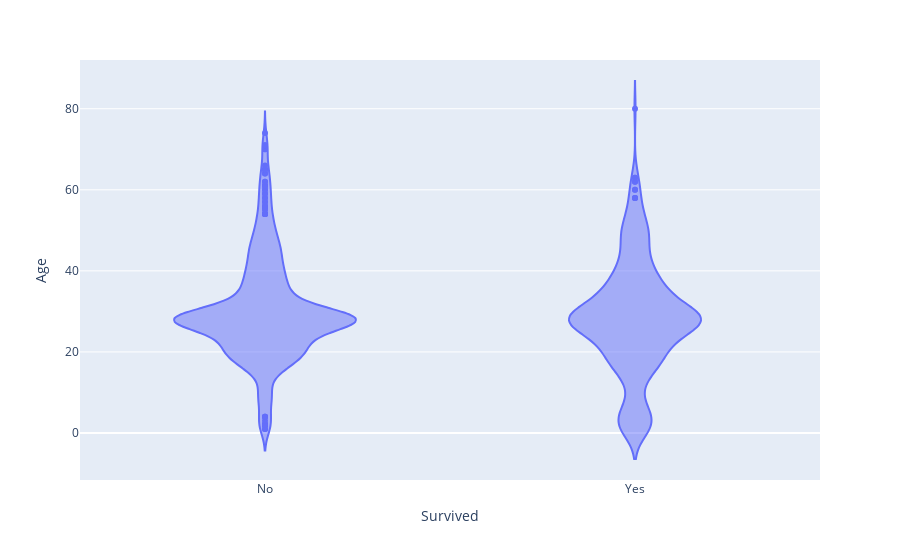

Notebook code cell kept with this figure:
### Code cell
fig = px.violin(df, y="Age", x="Survived")
fig.show()

### Figure 1 — Plotly figure (JSON) as saved in the notebook; plotly's stock layout.template omitted (floating-point values rounded to 4 significant figures; data arrays with more than 128 entries replaced by an {"elided": "..."} marker saying what was removed)
{"data": [{"alignmentgroup": "True", "box": {"visible": false}, "hovertemplate": "Survived=%{x}<br>Age=%{y}<extra></extra>", "legendgroup": "", "marker": {"color": "#636efa"}, "name": "", "offsetgroup": "", "orientation": "v", "scalegroup": "True", "showlegend": false, "type": "violin", "x": {"elided": "891 str values"}, "x0": " ", "xaxis": "x", "y": {"elided": "891 float values"}, "y0": " ", "yaxis": "y"}], "layout": {"autosize": true, "legend": {"tracegroupgap": 0}, "margin": {"t": 60}, "violinmode": "group", "xaxis": {"anchor": "y", "autorange": true, "domain": [0, 1], "range": [-0.5, 1.5], "title": {"text": "Survived"}, "type": "category"}, "yaxis": {"anchor": "x", "autorange": true, "domain": [0, 1], "range": [-11.6, 92.02], "title": {"text": "Age"}, "type": "linear"}}}
